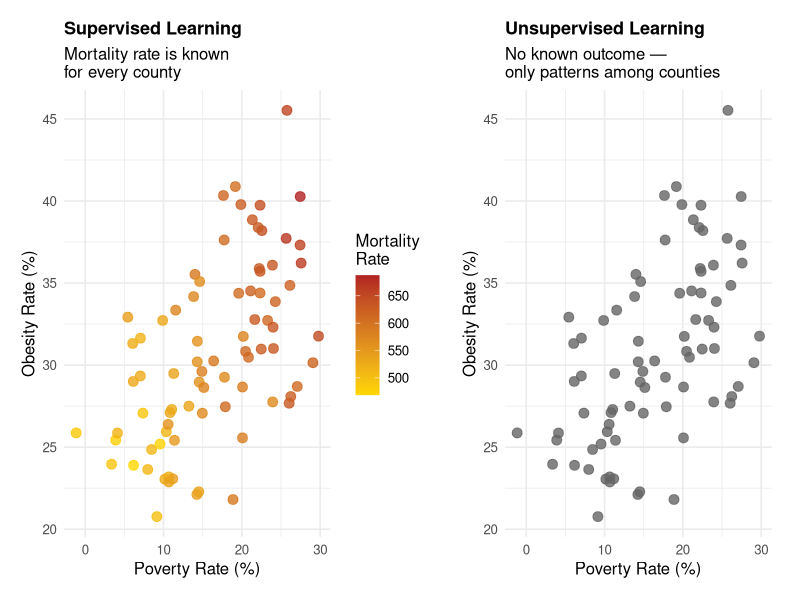
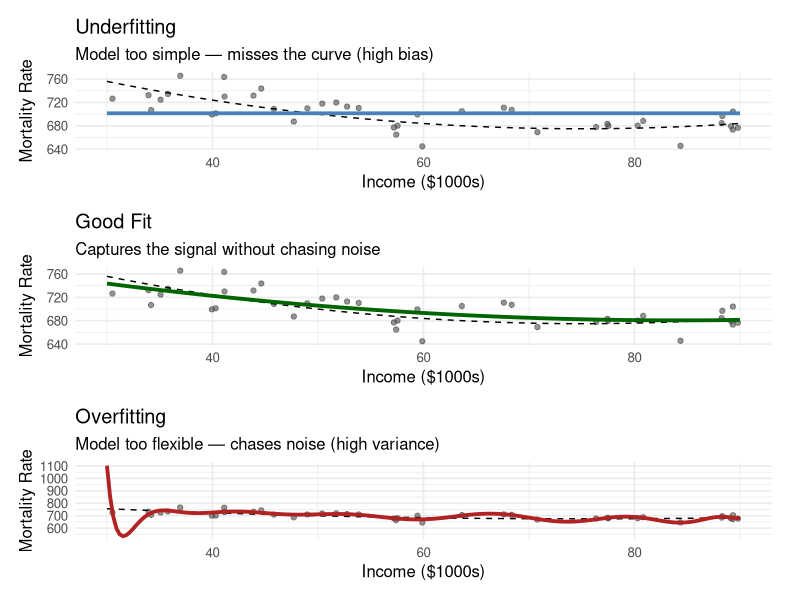
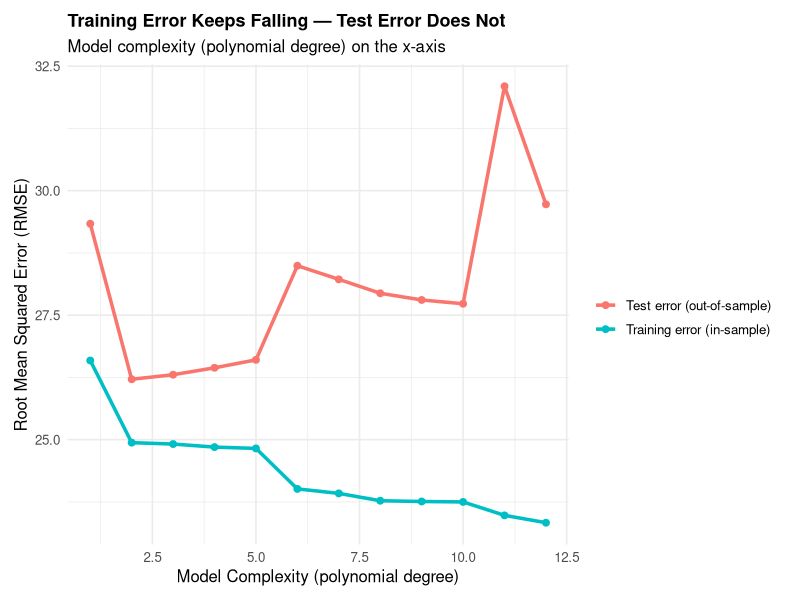
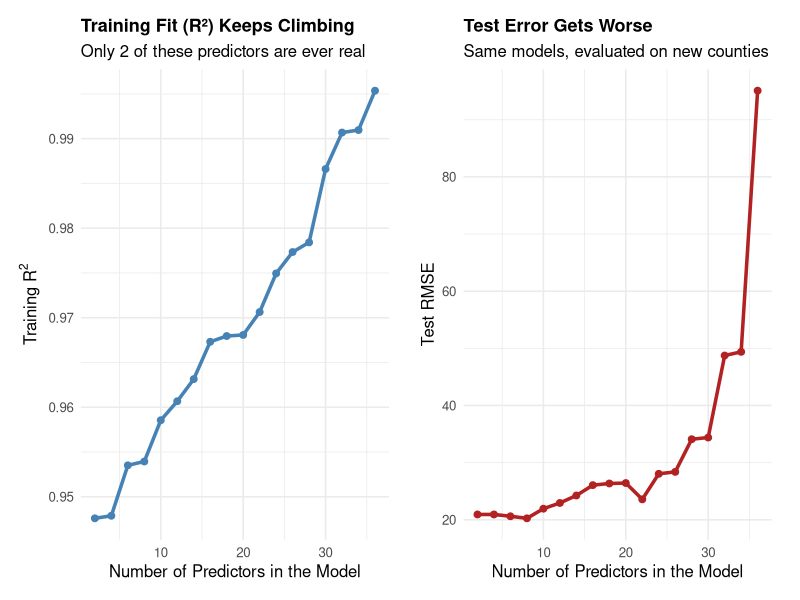
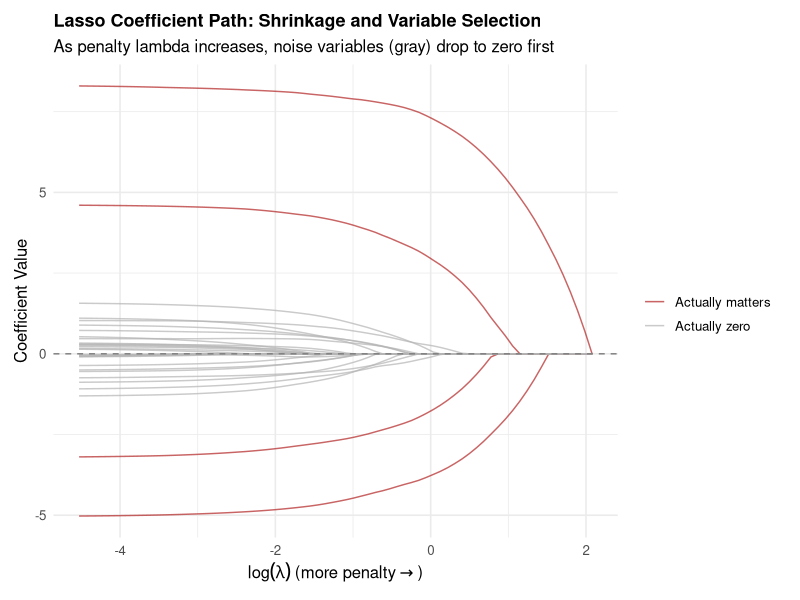
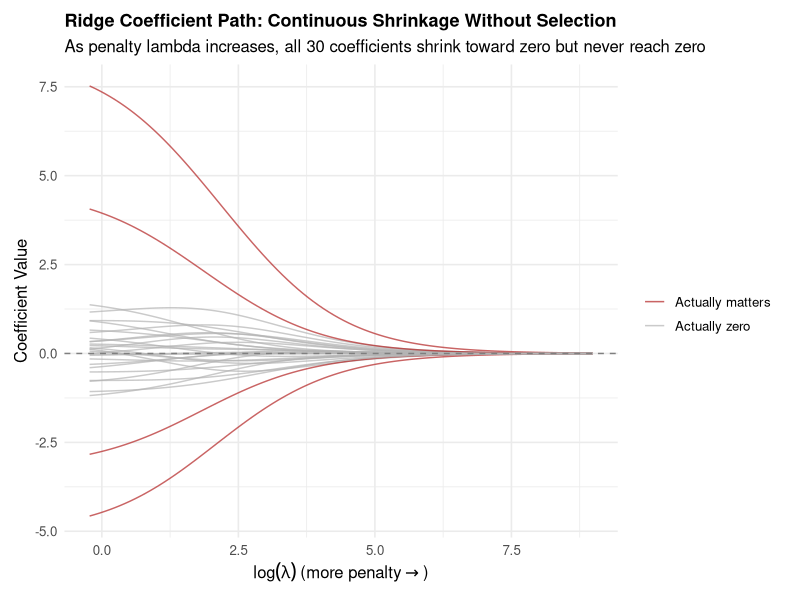
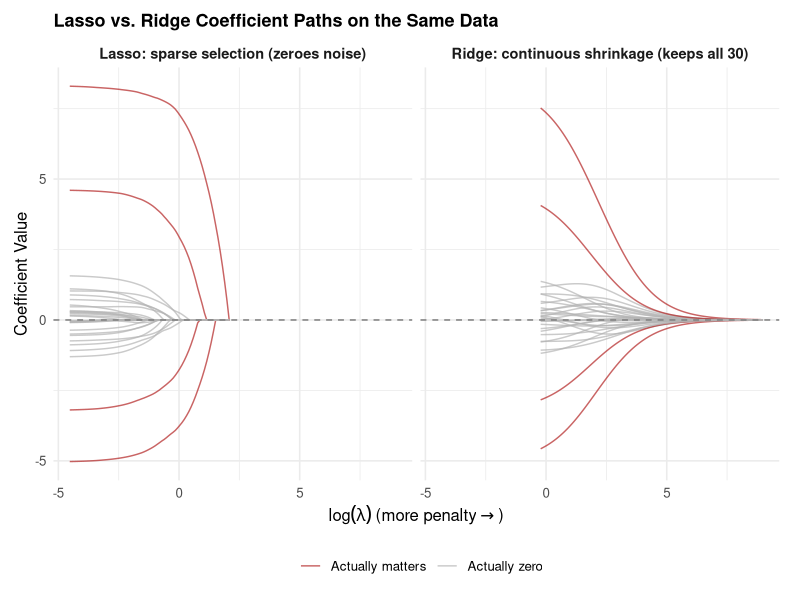
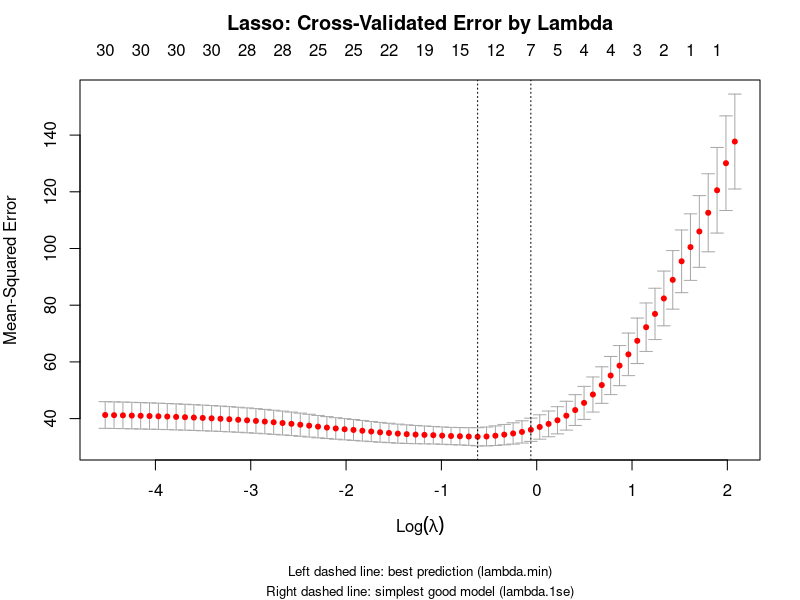

Generate these figures, in order, with R:
## ---- chunk 1
library(dplyr)
library(ggplot2)
library(kableExtra)
library(patchwork)
library(glmnet)     # For lasso and ridge regression
library(tidyr)
## ---- chunk 2
set.seed(88)
n_demo <- 80

# Simulate two underlying "true" county health profiles for illustration
profile <- sample(c("A", "B"), n_demo, replace = TRUE)
poverty_demo <- ifelse(profile == "A", rnorm(n_demo, 22, 4), rnorm(n_demo, 10, 4))
obesity_demo <- ifelse(profile == "A", rnorm(n_demo, 34, 4), rnorm(n_demo, 26, 4))
mortality_demo <- 400 + 5 * poverty_demo + 3 * obesity_demo + rnorm(n_demo, 0, 15)

demo_df <- data.frame(poverty = poverty_demo, obesity = obesity_demo, 
                       mortality = mortality_demo, profile = profile)

# Supervised view: predictors colored by the known outcome (mortality)
p_supervised <- ggplot(demo_df, aes(x = poverty, y = obesity, color = mortality)) +
  geom_point(size = 3, alpha = 0.8) +
  scale_color_gradient(low = "gold", high = "firebrick", name = "Mortality\nRate") +
  labs(title = "Supervised Learning",
       subtitle = "Mortality rate is known\nfor every county",
       x = "Poverty Rate (%)", y = "Obesity Rate (%)") +
  theme_minimal(base_size = 12) +
  theme(plot.title = element_text(face = "bold", size = 13),
        plot.margin = ggplot2::margin(10, 15, 10, 10))

# Unsupervised view: same predictors, no outcome shown, just raw points
p_unsupervised <- ggplot(demo_df, aes(x = poverty, y = obesity)) +
  geom_point(size = 3, alpha = 0.8, color = "gray40") +
  labs(title = "Unsupervised Learning",
       subtitle = "No known outcome —\nonly patterns among counties",
       x = "Poverty Rate (%)", y = "Obesity Rate (%)") +
  theme_minimal(base_size = 12) +
  theme(plot.title = element_text(face = "bold", size = 13),
        plot.margin = ggplot2::margin(10, 15, 10, 10))

p_supervised + p_unsupervised
## ---- chunk 3
set.seed(7)

# True underlying function (unknown to the researcher in practice)
true_function <- function(x) 900 - 6 * x + 0.04 * x^2

# Generate one sample
n_sample <- 40
x_sample <- runif(n_sample, 30, 90)
y_sample <- true_function(x_sample) + rnorm(n_sample, 0, 25)
sample_df <- data.frame(income = x_sample, mortality = y_sample)

x_grid <- seq(30, 90, length.out = 200)
true_line <- data.frame(income = x_grid, mortality = true_function(x_grid))

# Underfit: a flat model (intercept only)
underfit_pred <- data.frame(income = x_grid, mortality = mean(y_sample))

# Good fit: quadratic model (matches the true functional form)
good_fit <- lm(mortality ~ poly(income, 2), data = sample_df)
goodfit_pred <- data.frame(income = x_grid, 
                            mortality = predict(good_fit, newdata = data.frame(income = x_grid)))

# Overfit: a very high-degree polynomial that chases every point
overfit_model <- lm(mortality ~ poly(income, 15), data = sample_df)
overfit_pred <- data.frame(income = x_grid, 
                            mortality = predict(overfit_model, newdata = data.frame(income = x_grid)))

p_under <- ggplot() +
  geom_point(data = sample_df, aes(income, mortality), alpha = 0.6, color = "gray30") +
  geom_line(data = true_line, aes(income, mortality), color = "black", linetype = "dashed") +
  geom_line(data = underfit_pred, aes(income, mortality), color = "steelblue", linewidth = 1.3) +
  labs(title = "Underfitting", subtitle = "Model too simple — misses the curve (high bias)",
       x = "Income ($1000s)", y = "Mortality Rate") +
  theme_minimal(base_size = 12) +
  theme(plot.margin = ggplot2::margin(8, 15, 8, 8))

p_good <- ggplot() +
  geom_point(data = sample_df, aes(income, mortality), alpha = 0.6, color = "gray30") +
  geom_line(data = true_line, aes(income, mortality), color = "black", linetype = "dashed") +
  geom_line(data = goodfit_pred, aes(income, mortality), color = "darkgreen", linewidth = 1.3) +
  labs(title = "Good Fit", subtitle = "Captures the signal without chasing noise",
       x = "Income ($1000s)", y = "Mortality Rate") +
  theme_minimal(base_size = 12) +
  theme(plot.margin = ggplot2::margin(8, 15, 8, 8))

p_over <- ggplot() +
  geom_point(data = sample_df, aes(income, mortality), alpha = 0.6, color = "gray30") +
  geom_line(data = true_line, aes(income, mortality), color = "black", linetype = "dashed") +
  geom_line(data = overfit_pred, aes(income, mortality), color = "firebrick", linewidth = 1.3) +
  labs(title = "Overfitting", subtitle = "Model too flexible — chases noise (high variance)",
       x = "Income ($1000s)", y = "Mortality Rate") +
  theme_minimal(base_size = 12) +
  theme(plot.margin = ggplot2::margin(8, 15, 8, 8))

p_under / p_good / p_over
## ---- chunk 4
set.seed(101)

# Generate training data and a separate, fresh test set from the same true process
train_x <- runif(60, 30, 90)
train_y <- true_function(train_x) + rnorm(60, 0, 25)
train_df <- data.frame(income = train_x, mortality = train_y)

test_x <- runif(60, 30, 90)
test_y <- true_function(test_x) + rnorm(60, 0, 25)
test_df <- data.frame(income = test_x, mortality = test_y)

# Fit models of increasing flexibility (polynomial degree = complexity)
degrees <- 1:12
results <- data.frame()

for (d in degrees) {
  model <- lm(mortality ~ poly(income, d), data = train_df)
  train_pred <- predict(model)
  test_pred <- predict(model, newdata = test_df)
  
  train_rmse <- sqrt(mean((train_df$mortality - train_pred)^2))
  test_rmse <- sqrt(mean((test_df$mortality - test_pred)^2))
  
  results <- rbind(results, data.frame(degree = d, 
                                        train_rmse = train_rmse, 
                                        test_rmse = test_rmse))
}

results_long <- results %>%
  pivot_longer(cols = c(train_rmse, test_rmse), names_to = "type", values_to = "rmse") %>%
  mutate(type = ifelse(type == "train_rmse", "Training error (in-sample)", "Test error (out-of-sample)"))

ggplot(results_long, aes(x = degree, y = rmse, color = type)) +
  geom_line(linewidth = 1.2) +
  geom_point(size = 2) +
  labs(title = "Training Error Keeps Falling — Test Error Does Not",
       subtitle = "Model complexity (polynomial degree) on the x-axis",
       x = "Model Complexity (polynomial degree)",
       y = "Root Mean Squared Error (RMSE)",
       color = "") +
  theme_minimal(base_size = 12) +
  theme(legend.position = "right",
        plot.title = element_text(face = "bold", size = 13),
        plot.margin = ggplot2::margin(10, 15, 10, 10))
## ---- chunk 5
set.seed(303)
n_fixed <- 40

# Two real predictors; everything else added below will be pure noise
x1 <- runif(n_fixed, 30, 90)
x2 <- runif(n_fixed, 0, 30)
true_y <- 500 + 5 * x1 - 3 * x2 + rnorm(n_fixed, 0, 20)

# A separate, fresh test set from the same true process
x1_test <- runif(n_fixed, 30, 90)
x2_test <- runif(n_fixed, 0, 30)
true_y_test <- 500 + 5 * x1_test - 3 * x2_test + rnorm(n_fixed, 0, 20)

max_noise <- 34
noise_train <- matrix(rnorm(n_fixed * max_noise), nrow = n_fixed)
noise_test <- matrix(rnorm(n_fixed * max_noise), nrow = n_fixed)

predictor_counts <- seq(2, 36, by = 2)
results_predictors <- data.frame()

for (p in predictor_counts) {
  n_noise <- p - 2
  if (n_noise == 0) {
    train_df_p <- data.frame(y = true_y, x1 = x1, x2 = x2)
    test_df_p <- data.frame(y = true_y_test, x1 = x1_test, x2 = x2_test)
  } else {
    train_df_p <- data.frame(y = true_y, x1 = x1, x2 = x2, noise_train[, 1:n_noise, drop = FALSE])
    test_df_p <- data.frame(y = true_y_test, x1 = x1_test, x2 = x2_test, noise_test[, 1:n_noise, drop = FALSE])
  }
  
  model_p <- lm(y ~ ., data = train_df_p)
  train_r2 <- summary(model_p)$r.squared
  test_pred_p <- predict(model_p, newdata = test_df_p)
  test_rmse_p <- sqrt(mean((test_df_p$y - test_pred_p)^2))
  
  results_predictors <- rbind(results_predictors, 
                                data.frame(n_predictors = p, train_r2 = train_r2, test_rmse = test_rmse_p))
}

p_r2 <- ggplot(results_predictors, aes(x = n_predictors, y = train_r2)) +
  geom_line(color = "steelblue", linewidth = 1.2) +
  geom_point(size = 2, color = "steelblue") +
  labs(title = "Training Fit (R\u00b2) Keeps Climbing",
       subtitle = "Only 2 of these predictors are ever real",
       x = "Number of Predictors in the Model",
       y = expression("Training " * R^2)) +
  theme_minimal(base_size = 12) +
  theme(plot.title = element_text(face = "bold", size = 13),
        plot.margin = ggplot2::margin(8, 15, 8, 8))

p_rmse <- ggplot(results_predictors, aes(x = n_predictors, y = test_rmse)) +
  geom_line(color = "firebrick", linewidth = 1.2) +
  geom_point(size = 2, color = "firebrick") +
  labs(title = "Test Error Gets Worse",
       subtitle = "Same models, evaluated on new counties",
       x = "Number of Predictors in the Model",
       y = "Test RMSE") +
  theme_minimal(base_size = 12) +
  theme(plot.title = element_text(face = "bold", size = 13),
        plot.margin = ggplot2::margin(8, 15, 8, 8))

p_r2 + p_rmse
## ---- chunk 6
set.seed(2024)
n_counties_sim <- 100
n_predictors <- 30  # 30 candidate variables

# Simulate predictors (standardized county-level variables)
X <- matrix(rnorm(n_counties_sim * n_predictors), nrow = n_counties_sim)
colnames(X) <- paste0("var", 1:n_predictors)

# Only the first 4 variables genuinely drive mortality
true_betas <- c(8, -6, 5, -4, rep(0, n_predictors - 4))
mortality_sim <- X %*% true_betas + rnorm(n_counties_sim, 0, 5)

# Fit lasso across a range of lambda values
lasso_fit <- glmnet(X, mortality_sim, alpha = 1)  # alpha = 1 is lasso

# Extract coefficient paths
coef_matrix <- as.matrix(coef(lasso_fit))[-1, ]  # remove intercept
coef_df <- as.data.frame(t(coef_matrix)) %>%
  mutate(lambda = lasso_fit$lambda) %>%
  pivot_longer(-lambda, names_to = "variable", values_to = "coefficient") %>%
  mutate(truly_matters = ifelse(variable %in% paste0("var", 1:4), "Actually matters", "Actually zero"))

ggplot(coef_df, aes(x = log(lambda), y = coefficient, group = variable, color = truly_matters)) +
  geom_line(alpha = 0.7) +
  geom_hline(yintercept = 0, linetype = "dashed", color = "gray50") +
  labs(title = "Lasso Coefficient Path: Shrinkage and Variable Selection",
       subtitle = "As penalty lambda increases, noise variables (gray) drop to zero first",
       x = expression(log(lambda) ~ "(more penalty" %->% ")"),
       y = "Coefficient Value",
       color = "") +
  scale_color_manual(values = c("Actually matters" = "firebrick", "Actually zero" = "gray70")) +
  theme_minimal(base_size = 12) +
  theme(legend.position = "right",
        plot.title = element_text(face = "bold", size = 13),
        plot.margin = ggplot2::margin(10, 15, 10, 10))
## ---- chunk 7
# Fit ridge across a range of lambda values
ridge_fit <- glmnet(X, mortality_sim, alpha = 0)  # alpha = 0 is ridge

# Extract coefficient paths
ridge_coef_matrix <- as.matrix(coef(ridge_fit))[-1, ]
ridge_coef_df <- as.data.frame(t(ridge_coef_matrix)) %>%
  mutate(lambda = ridge_fit$lambda) %>%
  pivot_longer(-lambda, names_to = "variable", values_to = "coefficient") %>%
  mutate(truly_matters = ifelse(variable %in% paste0("var", 1:4), "Actually matters", "Actually zero"))

ggplot(ridge_coef_df, aes(x = log(lambda), y = coefficient, group = variable, color = truly_matters)) +
  geom_line(alpha = 0.7) +
  geom_hline(yintercept = 0, linetype = "dashed", color = "gray50") +
  labs(title = "Ridge Coefficient Path: Continuous Shrinkage Without Selection",
       subtitle = "As penalty lambda increases, all 30 coefficients shrink toward zero but never reach zero",
       x = expression(log(lambda) ~ "(more penalty" %->% ")"),
       y = "Coefficient Value",
       color = "") +
  scale_color_manual(values = c("Actually matters" = "firebrick", "Actually zero" = "gray70")) +
  theme_minimal(base_size = 12) +
  theme(legend.position = "right",
        plot.title = element_text(face = "bold", size = 13),
        plot.margin = ggplot2::margin(10, 15, 10, 10))
## ---- chunk 8
lasso_coef_df_labeled <- coef_df %>%
  mutate(method = "Lasso: sparse selection (zeroes noise)")

ridge_coef_df_labeled <- ridge_coef_df %>%
  mutate(method = "Ridge: continuous shrinkage (keeps all 30)")

combined_df <- bind_rows(lasso_coef_df_labeled, ridge_coef_df_labeled)
combined_df$method <- factor(combined_df$method, levels = c("Lasso: sparse selection (zeroes noise)", "Ridge: continuous shrinkage (keeps all 30)"))

ggplot(combined_df, aes(x = log(lambda), y = coefficient, group = variable, color = truly_matters)) +
  geom_line(alpha = 0.7) +
  geom_hline(yintercept = 0, linetype = "dashed", color = "gray50") +
  facet_wrap(~method) +
  labs(title = "Lasso vs. Ridge Coefficient Paths on the Same Data",
       x = expression(log(lambda) ~ "(more penalty" %->% ")"),
       y = "Coefficient Value",
       color = "") +
  scale_color_manual(values = c("Actually matters" = "firebrick", "Actually zero" = "gray70")) +
  theme_minimal(base_size = 12) +
  theme(legend.position = "bottom",
        plot.title = element_text(face = "bold", size = 13),
        strip.text = element_text(face = "bold", size = 10.5),
        plot.margin = ggplot2::margin(10, 15, 10, 10))
## ---- chunk 9
set.seed(2024)
cv_lasso <- cv.glmnet(X, mortality_sim, alpha = 1)

par(mar = c(7, 4, 4, 2))
plot(cv_lasso)
title("Lasso: Cross-Validated Error by Lambda", line = 2.5)
mtext("Left dashed line: best prediction (lambda.min)", side = 1, line = 5, cex = 0.8)
mtext("Right dashed line: simplest good model (lambda.1se)", side = 1, line = 6, cex = 0.8)
## ---- chunk 10
set.seed(2024)
cv_ridge <- cv.glmnet(X, mortality_sim, alpha = 0)

par(mar = c(7, 4, 4, 2))
plot(cv_ridge)
title("Ridge: Cross-Validated Error by Lambda", line = 2.5)
mtext("Left dashed line: best prediction (lambda.min)", side = 1, line = 5, cex = 0.8)
mtext("Right dashed line: simplest good model (lambda.1se)", side = 1, line = 6, cex = 0.8)
## ---- chunk 11
cat("Lasso  — lambda.min:", round(cv_lasso$lambda.min, 3), 
    " | lambda.1se:", round(cv_lasso$lambda.1se, 3), "\n")
cat("Ridge  — lambda.min:", round(cv_ridge$lambda.min, 3), 
    " | lambda.1se:", round(cv_ridge$lambda.1se, 3))
## ---- chunk 12
# Which variables survive at the cross-validation-selected lambda?
selected_coefs <- coef(cv_lasso, s = "lambda.min")
selected_df <- data.frame(
  variable = rownames(selected_coefs)[-1],
  coefficient = as.vector(selected_coefs)[-1]
) %>%
  filter(coefficient != 0) %>%
  arrange(desc(abs(coefficient)))

kable(selected_df, digits = 2, 
      caption = "Variables Selected by Lasso at the Cross-Validation-Chosen Lambda") %>%
  kable_styling(bootstrap_options = c("striped", "hover", "condensed"))
## ---- chunk 13
# Ridge coefficients at its own cross-validation-chosen lambda
ridge_selected_coefs <- coef(cv_ridge, s = "lambda.min")
ridge_selected_df <- data.frame(
  variable = rownames(ridge_selected_coefs)[-1],
  coefficient = as.vector(ridge_selected_coefs)[-1]
) %>%
  arrange(desc(abs(coefficient)))

kable(head(ridge_selected_df, 30), digits = 3, 
      caption = "Ridge Coefficients at Its Cross-Validation-Chosen Lambda (All 30 Variables)") %>%
  kable_styling(bootstrap_options = c("striped", "hover", "condensed"))
## ---- chunk 14
set.seed(2024)
cv_enet <- cv.glmnet(X, mortality_sim, alpha = 0.5)

par(mar = c(7, 4, 4, 2))
plot(cv_enet)
title("Elastic Net (alpha = 0.5): Cross-Validated Error by Lambda", line = 2.5)
mtext("Left dashed line: best prediction (lambda.min)", side = 1, line = 5, cex = 0.8)
mtext("Right dashed line: simplest good model (lambda.1se)", side = 1, line = 6, cex = 0.8)
## ---- chunk 15
cat("Ridge        — lambda.min:", round(cv_ridge$lambda.min, 3), 
    " | lambda.1se:", round(cv_ridge$lambda.1se, 3), "\n")
cat("Lasso        — lambda.min:", round(cv_lasso$lambda.min, 3), 
    " | lambda.1se:", round(cv_lasso$lambda.1se, 3), "\n")
cat("Elastic Net  — lambda.min:", round(cv_enet$lambda.min, 3), 
    " | lambda.1se:", round(cv_enet$lambda.1se, 3))
## ---- chunk 16
# Which variables survive at elastic net's cross-validation-selected lambda?
enet_selected_coefs <- coef(cv_enet, s = "lambda.min")
enet_selected_df <- data.frame(
  variable = rownames(enet_selected_coefs)[-1],
  coefficient = as.vector(enet_selected_coefs)[-1]
) %>%
  filter(coefficient != 0) %>%
  arrange(desc(abs(coefficient)))

kable(enet_selected_df, digits = 2, 
      caption = "Variables Selected by Elastic Net at the Cross-Validation-Chosen Lambda") %>%
  kable_styling(bootstrap_options = c("striped", "hover", "condensed"))
## ---- chunk 17
cat("Number of nonzero coefficients (out of 30):\n")
cat("  Ridge:      ", sum(coef(cv_ridge, s = "lambda.min")[-1] != 0), "\n")
cat("  Lasso:      ", sum(coef(cv_lasso, s = "lambda.min")[-1] != 0), "\n")
cat("  Elastic Net:", sum(coef(cv_enet, s = "lambda.min")[-1] != 0))
## ---- chunk 18
set.seed(55)

# Simulate two "true" predictors that are highly correlated with each other (r ≈ 0.8)
n_counties_sim <- 100
poverty_rate <- rnorm(n_counties_sim, 15, 5)
uninsured_rate_corr <- poverty_rate * 0.8 + rnorm(n_counties_sim, 0, 1.5)

# Both contribute equally to mortality (true effect = 3.0 each)
mortality_corr <- 500 + 3 * poverty_rate + 3 * uninsured_rate_corr + rnorm(n_counties_sim, 0, 10)

X_corr <- cbind(poverty_rate, uninsured_rate_corr,
                 matrix(rnorm(n_counties_sim * 8), nrow = n_counties_sim))
colnames(X_corr) <- c("poverty_rate", "uninsured_rate", paste0("noise", 1:8))

# Single-sample estimates for OLS, Ridge, Lasso, and Elastic Net (full dataset)
df_corr <- as.data.frame(X_corr)
df_corr$mortality <- mortality_corr
ols_fit <- lm(mortality ~ ., data = df_corr)
ols_result <- coef(ols_fit)[c("poverty_rate", "uninsured_rate")]

cv_ridge_corr <- cv.glmnet(X_corr, mortality_corr, alpha = 0)
cv_lasso_corr <- cv.glmnet(X_corr, mortality_corr, alpha = 1)
cv_enet_corr <- cv.glmnet(X_corr, mortality_corr, alpha = 0.5)

ridge_result <- coef(cv_ridge_corr, s = "lambda.min")[c("poverty_rate", "uninsured_rate"), ]
lasso_result <- coef(cv_lasso_corr, s = "lambda.min")[c("poverty_rate", "uninsured_rate"), ]
enet_result <- coef(cv_enet_corr, s = "lambda.min")[c("poverty_rate", "uninsured_rate"), ]

# k-fold check: refit each method on each of k folds of THIS SAME dataset
k <- 10
set.seed(2024)
fold_id <- sample(rep(1:k, length.out = n_counties_sim))

res_ols_fold   <- matrix(0, k, 2)
res_ridge_fold <- matrix(0, k, 2)
res_lasso_fold <- matrix(0, k, 2)
res_enet_fold  <- matrix(0, k, 2)

for (i in 1:k) {
  train_idx <- which(fold_id != i)
  X_train <- X_corr[train_idx, ]
  y_train <- mortality_corr[train_idx]
  df_train <- as.data.frame(X_train)
  df_train$mortality <- y_train
  
  res_ols_fold[i, ] <- coef(lm(mortality ~ ., data = df_train))[c("poverty_rate", "uninsured_rate")]
  
  cv_r <- cv.glmnet(X_train, y_train, alpha = 0)
  cv_l <- cv.glmnet(X_train, y_train, alpha = 1)
  cv_e <- cv.glmnet(X_train, y_train, alpha = 0.5)
  
  res_ridge_fold[i, ] <- coef(cv_r, s = "lambda.min")[c("poverty_rate", "uninsured_rate"), ]
  res_lasso_fold[i, ] <- coef(cv_l, s = "lambda.min")[c("poverty_rate", "uninsured_rate"), ]
  res_enet_fold[i, ]  <- coef(cv_e, s = "lambda.min")[c("poverty_rate", "uninsured_rate"), ]
}

true_b <- c(3, 3)
b_ols_k   <- mean(abs(colMeans(res_ols_fold) - true_b))
v_ols_k   <- mean(apply(res_ols_fold, 2, var))
b_ridge_k <- mean(abs(colMeans(res_ridge_fold) - true_b))
v_ridge_k <- mean(apply(res_ridge_fold, 2, var))
b_lasso_k <- mean(abs(colMeans(res_lasso_fold) - true_b))
v_lasso_k <- mean(apply(res_lasso_fold, 2, var))
b_enet_k  <- mean(abs(colMeans(res_enet_fold) - true_b))
v_enet_k  <- mean(apply(res_enet_fold, 2, var))
## ---- chunk 19
kfold_summary_df <- data.frame(
  Method = c("OLS", "Ridge", "Lasso", "Elastic Net"),
  `Abs Bias` = round(c(b_ols_k, b_ridge_k, b_lasso_k, b_enet_k), 3),
  `Variance` = round(c(v_ols_k, v_ridge_k, v_lasso_k, v_enet_k), 3),
  `MSE` = round(c(b_ols_k^2 + v_ols_k, b_ridge_k^2 + v_ridge_k, 
                   b_lasso_k^2 + v_lasso_k, b_enet_k^2 + v_enet_k), 3),
  check.names = FALSE
)

kable(kfold_summary_df, caption = "Bias, Variance, and MSE from 10-Fold Cross-Validation (One Dataset)") %>%
  kable_styling(bootstrap_options = c("striped", "hover", "condensed"))
## ---- chunk 20
B <- 100
res_ols <- matrix(0, B, 2)
res_ridge <- matrix(0, B, 2)
res_lasso <- matrix(0, B, 2)
res_enet <- matrix(0, B, 2)

for (i in 1:B) {
  p_rate <- rnorm(n_counties_sim, 15, 5)
  u_rate <- p_rate * 0.8 + rnorm(n_counties_sim, 0, 1.5)
  m_rate <- 500 + 3 * p_rate + 3 * u_rate + rnorm(n_counties_sim, 0, 10)
  Xc <- cbind(p_rate, u_rate, matrix(rnorm(n_counties_sim * 8), nrow = n_counties_sim))
  colnames(Xc) <- c("p_rate", "u_rate", paste0("noise", 1:8))
  df_i <- as.data.frame(Xc)
  df_i$m_rate <- m_rate
  
  res_ols[i, ] <- coef(lm(m_rate ~ ., data = df_i))[c("p_rate", "u_rate")]
  
  cv_r <- cv.glmnet(Xc, m_rate, alpha = 0)
  cv_l <- cv.glmnet(Xc, m_rate, alpha = 1)
  cv_e <- cv.glmnet(Xc, m_rate, alpha = 0.5)
  
  res_ridge[i, ] <- coef(cv_r, s = "lambda.min")[c("p_rate", "u_rate"), ]
  res_lasso[i, ] <- coef(cv_l, s = "lambda.min")[c("p_rate", "u_rate"), ]
  res_enet[i, ]  <- coef(cv_e, s = "lambda.min")[c("p_rate", "u_rate"), ]
}

b_ols   <- mean(abs(colMeans(res_ols) - true_b))
v_ols   <- mean(apply(res_ols, 2, var))
b_ridge <- mean(abs(colMeans(res_ridge) - true_b))
v_ridge <- mean(apply(res_ridge, 2, var))
b_lasso <- mean(abs(colMeans(res_lasso) - true_b))
v_lasso <- mean(apply(res_lasso, 2, var))
b_enet  <- mean(abs(colMeans(res_enet) - true_b))
v_enet  <- mean(apply(res_enet, 2, var))
## ---- chunk 21
mc_summary_df <- data.frame(
  Method = c("OLS", "Ridge", "Lasso", "Elastic Net"),
  `Abs Bias` = round(c(b_ols, b_ridge, b_lasso, b_enet), 3),
  `Variance` = round(c(v_ols, v_ridge, v_lasso, v_enet), 3),
  `MSE` = round(c(b_ols^2 + v_ols, b_ridge^2 + v_ridge, 
                   b_lasso^2 + v_lasso, b_enet^2 + v_enet), 3),
  check.names = FALSE
)

kable(mc_summary_df, caption = "Bias, Variance, and MSE from 100 Independently Simulated Datasets") %>%
  kable_styling(bootstrap_options = c("striped", "hover", "condensed"))
## ---- chunk 22
compare_df <- data.frame(
  Method = rep(c("OLS", "Ridge", "Lasso", "Elastic Net"), times = 4),
  Metric = rep(c("Bias", "Variance"), each = 4, times = 2),
  Value = c(b_ols_k, b_ridge_k, b_lasso_k, b_enet_k,
            v_ols_k, v_ridge_k, v_lasso_k, v_enet_k,
            b_ols, b_ridge, b_lasso, b_enet,
            v_ols, v_ridge, v_lasso, v_enet),
  Approach = rep(c("k-Fold (1 dataset)", "Monte Carlo (100 datasets)"), each = 8)
)
compare_df$Method <- factor(compare_df$Method, levels = c("OLS", "Ridge", "Lasso", "Elastic Net"))

ggplot(compare_df, aes(x = Method, y = Value, color = Metric)) +
  geom_point(size = 5, alpha = 0.85, position = position_dodge(width = 0.4)) +
  scale_color_manual(values = c("Bias" = "#f9a825", "Variance" = "#6a1b9a")) +
  facet_wrap(~Approach) +
  labs(title = "k-Fold vs. Monte Carlo: Do They Agree?",
       x = "", y = "Value", color = "") +
  theme_minimal(base_size = 12) +
  theme(legend.position = "bottom",
        plot.title = element_text(face = "bold", size = 13),
        strip.text = element_text(face = "bold", size = 11),
        axis.text.x = element_text(angle = 20, hjust = 1),
        plot.margin = ggplot2::margin(10, 10, 10, 10))
